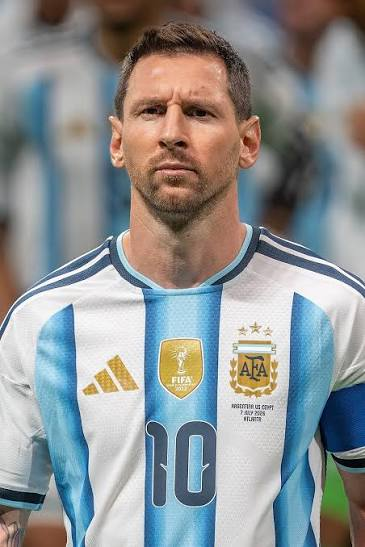
#> input picture ai_and_machine_lurning/undervisning/info/Week 38 Computer Vision code/messi.jpg, 365 x 547 px
$ jupyter execute Gray-color.ipynb
#> lines starting #> are read from the running program, lines starting #| are printed output that depends on the picture
[cell 1]
import sys
import numpy as np
import cv2

print("Python:", sys.executable)
print("NumPy:", np.__version__)
print("OpenCV:", cv2.__version__)

[cell 2]
import cv2

print("OpenCV:", cv2.__version__)

img = cv2.imread("messi.jpg")
#> img is the input picture: shape (547, 365, 3); mean B, G, R 146.6, 145.7, 141.9

print("Image loaded:", img is not None)
#| Image loaded: True

if img is not None:
    print("Image shape:", img.shape)
#| Image shape: (547, 365, 3)

[cell 3]
import cv2

img = cv2.imread("messi.jpg")

print("Image loaded:", img is not None)
#| Image loaded: True
print("Image shape:", img.shape)
#| Image shape: (547, 365, 3)

[cell 4]
gray = cv2.cvtColor(img, cv2.COLOR_BGR2GRAY)
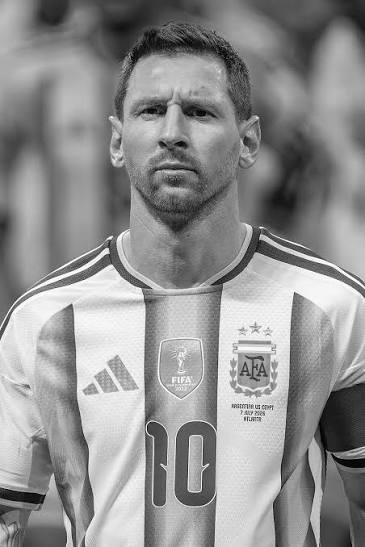
#> gray: shape (547, 365); min 0, max 255, mean 144.7

print("Gray image shape:", gray.shape)
#| Gray image shape: (547, 365)
print("Data type:", gray.dtype)
#| Data type: uint8

[cell 5]
cv2.imwrite("gray.jpg", gray)
print("Saved as gray.jpg")

[cell 6]
from IPython.display import display
from PIL import Image

display(Image.open("gray.jpg"))


$ run again, with ai_and_machine_lurning/undervisning/info/Week 38 Image Recognition/andrew.jpg copied over ai_and_machine_lurning/undervisning/info/Week 38 Computer Vision code/messi.jpg
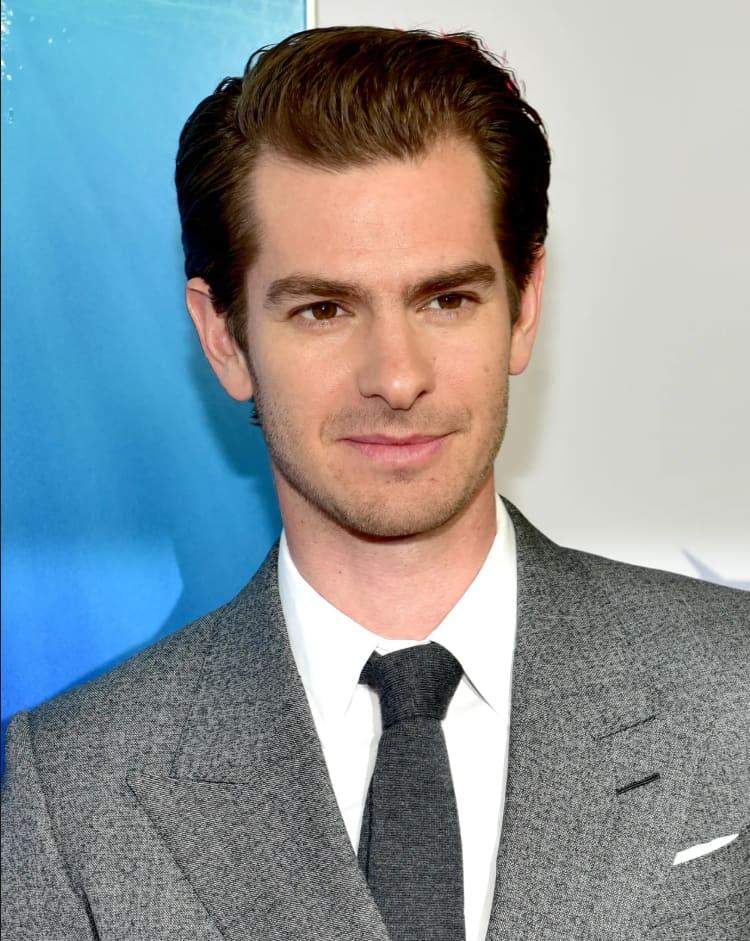
#> input picture ai_and_machine_lurning/undervisning/info/Week 38 Image Recognition/andrew.jpg, 750 x 941 px
#> img is the input picture: shape (941, 750, 3); mean B, G, R 153.4, 147.9, 137.5
#| Image loaded: True
#| Image shape: (941, 750, 3)
#| Image loaded: True
#| Image shape: (941, 750, 3)
#> `gray = cv2.cvtColor(img, cv2.COLOR_BGR2GRAY)`:
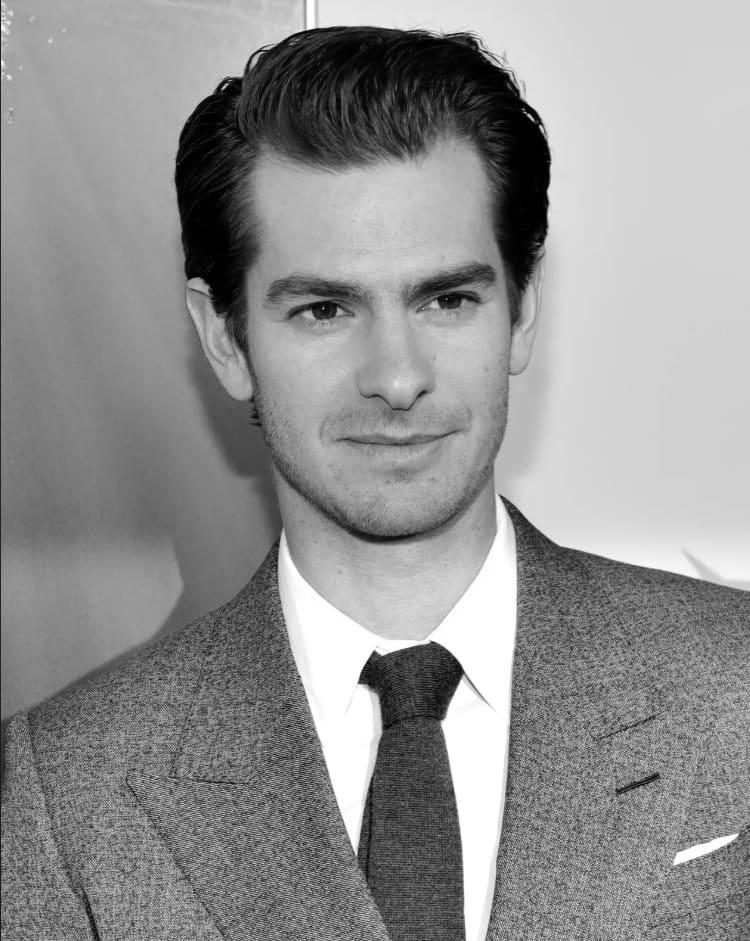
#> gray: shape (941, 750); min 0, max 255, mean 145.4
#| Gray image shape: (941, 750)
#| Data type: uint8

$ run again, with ai_and_machine_lurning/undervisning/info/Week 38 Image Recognition/kitten.jpg copied over ai_and_machine_lurning/undervisning/info/Week 38 Computer Vision code/messi.jpg
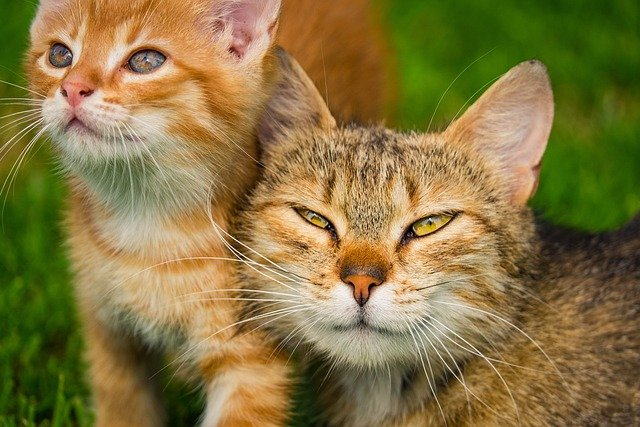
#> input picture ai_and_machine_lurning/undervisning/info/Week 38 Image Recognition/kitten.jpg, 640 x 427 px
#> img is the input picture: shape (427, 640, 3); mean B, G, R 65.1, 117.7, 134.5
#| Image loaded: True
#| Image shape: (427, 640, 3)
#| Image loaded: True
#| Image shape: (427, 640, 3)
#> `gray = cv2.cvtColor(img, cv2.COLOR_BGR2GRAY)`:
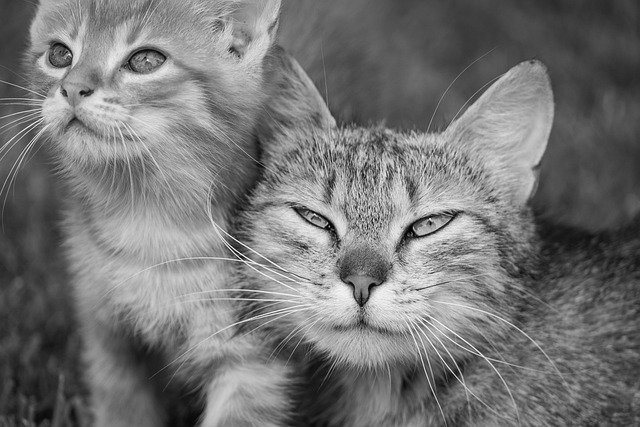
#> gray: shape (427, 640); min 1, max 254, mean 116.7
#| Gray image shape: (427, 640)
#| Data type: uint8
